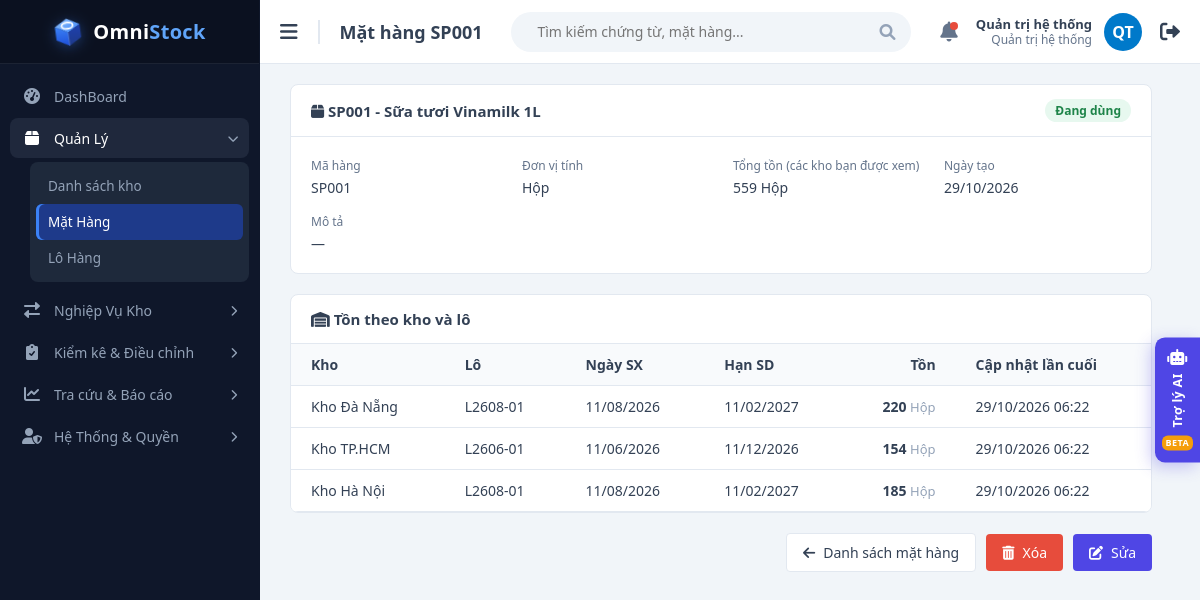
Screenshot of /views/item_detail.php?id=1 (signed in) with the database file from the repository.
### tables this page shows
CREATE TABLE items (
  id          INT UNSIGNED AUTO_INCREMENT PRIMARY KEY,
  sku         VARCHAR(30)  NOT NULL,                 
  name        VARCHAR(150) NOT NULL,
  unit        VARCHAR(20)  NOT NULL,                 
  description VARCHAR(255) NULL,
  is_active   TINYINT(1)   NOT NULL DEFAULT 1,
  created_at  DATETIME     NOT NULL DEFAULT CURRENT_TIMESTAMP,
   
  name_key    VARCHAR(150) AS (LOWER(name)) PERSISTENT,
  UNIQUE KEY uq_items_sku (sku),
  UNIQUE KEY uq_items_name (name_key)
);

CREATE TABLE users (
  id             INT UNSIGNED AUTO_INCREMENT PRIMARY KEY,
  username       VARCHAR(50)  NOT NULL,
  password_hash  VARCHAR(255) NOT NULL,              
  full_name      VARCHAR(100) NOT NULL,
  email          VARCHAR(100) NULL,
   
  role           ENUM('ADMIN','MANAGER','STAFF') NOT NULL DEFAULT 'STAFF',
  is_active      TINYINT(1)   NOT NULL DEFAULT 1,      
   
  must_change_password TINYINT(1) NOT NULL DEFAULT 0,
  last_login_at  DATETIME     NULL,
  created_at     DATETIME     NOT NULL DEFAULT CURRENT_TIMESTAMP,
  updated_at     DATETIME     NOT NULL DEFAULT CURRENT_TIMESTAMP ON UPDATE CURRENT_TIMESTAMP,
  UNIQUE KEY uq_users_username (username),
  UNIQUE KEY uq_users_email (email)
);

CREATE TABLE stocks (
  id            INT UNSIGNED AUTO_INCREMENT PRIMARY KEY,
  warehouse_id  INT UNSIGNED  NOT NULL,
  item_id       INT UNSIGNED  NOT NULL,
  batch_id      INT UNSIGNED  NOT NULL,
  quantity      DECIMAL(15,3) NOT NULL DEFAULT 0,    
   
   
  reserved      DECIMAL(15,3) NOT NULL DEFAULT 0,
  updated_at    DATETIME      NOT NULL DEFAULT CURRENT_TIMESTAMP ON UPDATE CURRENT_TIMESTAMP,
  UNIQUE KEY uq_stocks (warehouse_id, item_id, batch_id),    
  KEY idx_stocks_item (item_id),
  CONSTRAINT fk_stocks_wh    FOREIGN KEY (warehouse_id)      REFERENCES warehouses(id),
  CONSTRAINT fk_stocks_item  FOREIGN KEY (item_id)           REFERENCES items(id),
  CONSTRAINT fk_stocks_batch FOREIGN KEY (batch_id, item_id) REFERENCES batches(id, item_id),
  CONSTRAINT ck_stocks_non_negative CHECK (quantity >= 0),   
   
  CONSTRAINT ck_stocks_reserved CHECK (reserved >= 0 AND reserved <= quantity)
);

CREATE TABLE warehouses (
  id          INT UNSIGNED AUTO_INCREMENT PRIMARY KEY,
  code        VARCHAR(20)  NOT NULL,
  name        VARCHAR(100) NOT NULL,
  address     VARCHAR(255) NULL,
  is_active   TINYINT(1)   NOT NULL DEFAULT 1,
   
  is_transit  TINYINT(1)   NOT NULL DEFAULT 0,
  created_at  DATETIME     NOT NULL DEFAULT CURRENT_TIMESTAMP,
   
   
  name_key    VARCHAR(100) AS (LOWER(name)) PERSISTENT,
  UNIQUE KEY uq_warehouses_code (code),
  UNIQUE KEY uq_warehouses_name (name_key)
);

CREATE TABLE batches (
  id            INT UNSIGNED AUTO_INCREMENT PRIMARY KEY,
  item_id       INT UNSIGNED NOT NULL,
  batch_no      VARCHAR(50)  NOT NULL,               
  mfg_date      DATE NULL,                           
  expiry_date   DATE NULL,                           
  created_at    DATETIME     NOT NULL DEFAULT CURRENT_TIMESTAMP,
  UNIQUE KEY uq_batches_item_no (item_id, batch_no),
   
  UNIQUE KEY uq_batches_id_item (id, item_id),
  KEY idx_batches_expiry (expiry_date),
  CONSTRAINT fk_batches_item FOREIGN KEY (item_id) REFERENCES items(id),
  CONSTRAINT ck_batches_dates CHECK (mfg_date IS NULL OR expiry_date IS NULL OR expiry_date > mfg_date)
);

### views/item_detail.php (the view, shortened to what the rows shown need)
<?php
require_once __DIR__ . '/../functions/db_connection.php';
require_once __DIR__ . '/../functions/helpers.php';
require_once __DIR__ . '/../functions/auth.php';
require_once __DIR__ . '/../functions/item_functions.php';
$user   = requireLogin('../');
$itemId = (int) ($_GET['id'] ?? 0);
$item       = null;
$stock      = [];
try {
    $pdo   = getDbConnection();
    $item  = getItem($pdo, $itemId);
    if ($item === null) {
        http_response_code(404);
        $dbError = 'Không tìm thấy mặt hàng.';
    } else {
        $stock = getItemStock($pdo, $itemId, $user['warehouses']);
    }
} catch (PDOException $e) {
    $dbError = 'Không thể tải dữ liệu: ' . $e->getMessage();
}
$total     = array_sum(array_map(fn ($row) => (float) $row['quantity'], $stock));
$canManage = isManager($user);
$pageTitle  = $item ? 'Mặt hàng ' . $item['sku'] : 'Mặt hàng';
$basePath   = '../';
require __DIR__ . '/layout/header.php';
?>
            <?php if ($item): ?>
                <div class="panel">
                    <div class="panel-header">
                        <h3><i class="fas fa-box"></i> <?= e($item['sku'] . ' - ' . $item['name']) ?></h3>
                        <span class="badge <?= $item['is_active'] ? 'badge-active' : 'badge-inactive' ?>"><?= $item['is_active'] ? 'Đang dùng' : 'Ngừng dùng' ?></span>
                    </div>
                    <dl class="detail-grid">
                        <div><dt>Mã hàng</dt><dd><?= e($item['sku']) ?></dd></div>
                        <div><dt>Đơn vị tính</dt><dd><?= e($item['unit']) ?></dd></div>
                        <div><dt>Tổng tồn (các kho bạn được xem)</dt><dd><?= formatQty($total) ?> <?= e($item['unit']) ?></dd></div>
                        <div><dt>Ngày tạo</dt><dd><?= e(date('d/m/Y', strtotime($item['created_at']))) ?></dd></div>
                        <div class="span-2"><dt>Mô tả</dt><dd><?= $item['description'] !== null ? e($item['description']) : '—' ?></dd></div>
                    </dl>
                </div>
                <div class="panel" style="margin-top: 20px;">
                    <div class="panel-header"><h3><i class="fas fa-warehouse"></i> Tồn theo kho và lô</h3></div>
                    <div class="table-container" style="border: none; border-radius: 0;">
                        <table class="nowrap-table">
                            <thead>
                                <tr>
                                    <th>Kho</th>
                                    <th>Lô</th>
                                    <th>Ngày SX</th>
                                    <th>Hạn SD</th>
                                    <th class="text-right">Tồn</th>
                                    <th>Cập nhật lần cuối</th>
                                </tr>
                            </thead>
                            <tbody>
                                <?php foreach ($stock as $row): ?>
                                    <tr>
                                        <td><?= e($row['warehouse_name']) ?></td>
                                        <td><?= e($row['batch_no']) ?></td>
                                        <td><?= $row['mfg_date'] ? formatDate($row['mfg_date']) : '—' ?></td>
                                        <td>
                                            <?= $row['expiry_date'] ? formatDate($row['expiry_date']) : '—' ?>
                                        </td>
                                        <td class="text-right"><strong><?= formatQty($row['quantity']) ?></strong> <span class="muted"><?= e($item['unit']) ?></span></td>
                                        <td><?= e(date('d/m/Y H:i', strtotime($row['updated_at']))) ?></td>
                                    </tr>
                                <?php endforeach; ?>
                            </tbody>
                        </table>
                    </div>
                </div>
                <div class="form-actions">
                    <a class="btn btn-light" href="item_list.php"><i class="fas fa-arrow-left"></i> Danh sách mặt hàng</a>
                    <?php if ($canManage): ?>
                        <form method="post" action="../handle/item_process.php">
                            <?php if ($item['is_active']): ?>
                                <button class="btn btn-danger" type="submit" name="action" value="delete" data-confirm-ok="Xóa"
                                        data-confirm="Xóa mặt hàng <?= e($item['sku'] . ' - ' . $item['name']) ?>? Nếu đã có lịch sử nhập / xuất, mặt hàng sẽ được chuyển sang ngừng dùng."><i class="fas fa-trash-alt"></i> Xóa</button>
                            <?php else: ?>
                                <button class="btn btn-import" type="submit" name="action" value="restore"><i class="fas fa-undo"></i> Dùng lại</button>
                            <?php endif; ?>
                        </form>
                        <?php $fill = ['action' => 'update', 'id' => (int) $item['id'], 'sku' => $item['sku'], 'name' => $item['name'], 'unit' => $item['unit'], 'description' => $item['description'] ?? '']; ?>
                        <button class="btn btn-primary" type="button" data-modal-open="itemModal" data-modal-title="Sửa mặt hàng <?= e($item['sku']) ?>"
                                data-fill="<?= e(json_encode($fill, JSON_UNESCAPED_UNICODE)) ?>"><i class="fas fa-edit"></i> Sửa</button>
                    <?php endif; ?>
                </div>
            <?php else: ?>
                <a class="btn btn-light" href="item_list.php" style="display: inline-flex;"><i class="fas fa-arrow-left"></i> Danh sách mặt hàng</a>
            <?php endif; ?>
<?php require __DIR__ . '/layout/footer.php'; ?>

### views/layout/header.php (shortened to what the rows shown need)
<!DOCTYPE html>
<html lang="vi">
<head>
    <link href="https://cdnjs.cloudflare.com/ajax/libs/font-awesome/6.0.0/css/all.min.css" rel="stylesheet">
    <link href="<?= e(asset($basePath, 'css/style.css')) ?>" rel="stylesheet">
</head>
<body>
    <div class="main-content">
        <div class="top-navbar">
            <div class="nav-left">
                <button class="toggle-btn" id="toggleBtn"><i class="fas fa-bars"></i></button>
                <h2 class="page-title-nav"><?= e($pageTitle) ?></h2>
            </div>
            <div class="nav-right">
                <a class="user-link" href="<?= $basePath ?>views/change_password.php" title="<?= e($user['username']) ?> · Đổi mật khẩu">
                    <div class="user-info">
                        <strong><?= e($user['full_name']) ?></strong>
                        <span><?= e(roleLabel($user['role'])) ?></span>
                    </div>
                    <div class="avatar"><?= e(userInitials($user['full_name'])) ?></div>
                </a>
            </div>
        </div>
        <div class="content-body">

### rows the page displays
items: sku "Mặt hàng SP001", sku+name "SP001 - Sữa tươi Vinamilk 1L", sku "SP001", unit "Hộp", created_at "29/10/2026"
users: full_name "Quản trị hệ thống", role "Quản trị hệ thống", full_name "QT"
stocks: warehouse.name "Kho Đà Nẵng", batch.batch_no "L2608-01", batch.mfg_date "11/08/2026", batch.expiry_date "11/02/2027", quantity "220", item.unit "Hộp", updated_at "29/10/2026 06:22"
stocks: warehouse.name "Kho TP.HCM", batch.batch_no "L2606-01", batch.mfg_date "11/06/2026", batch.expiry_date "11/12/2026", quantity "154", item.unit "Hộp", updated_at "29/10/2026 06:22"
stocks: warehouse.name "Kho Hà Nội", batch.batch_no "L2608-01", batch.mfg_date "11/08/2026", batch.expiry_date "11/02/2027", quantity "185", item.unit "Hộp", updated_at "29/10/2026 06:22"

### other values shown
$menuGroup['label'] "Quản Lý"
$menuLabel "Danh sách kho"
$menuLabel "Mặt Hàng"
$menuLabel "Lô Hàng"
$menuGroup['label'] "Nghiệp Vụ Kho"
$menuGroup['label'] "Kiểm kê & Điều chỉnh"
$menuGroup['label'] "Tra cứu & Báo cáo"
$menuGroup['label'] "Hệ Thống & Quyền"
formatQty($total) "559"
